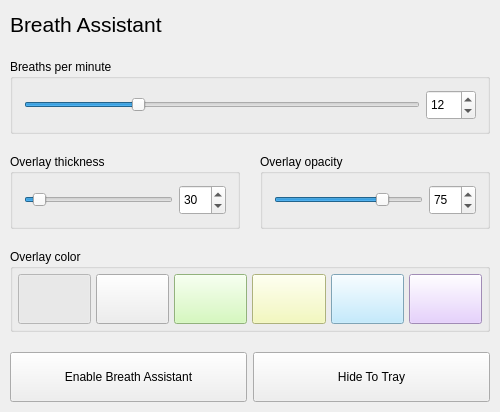
<?xml version="1.0" encoding="UTF-8"?>
<ui version="4.0">
 <class>MainWindow</class>
 <widget class="QMainWindow" name="MainWindow">
  <property name="geometry">
   <rect>
    <x>0</x>
    <y>0</y>
    <width>500</width>
    <height>412</height>
   </rect>
  </property>
  <property name="minimumSize">
   <size>
    <width>500</width>
    <height>412</height>
   </size>
  </property>
  <property name="maximumSize">
   <size>
    <width>500</width>
    <height>412</height>
   </size>
  </property>
  <property name="windowTitle">
   <string>Breath Assistant</string>
  </property>
  <widget class="QWidget" name="centralWidget">
   <layout class="QVBoxLayout" name="verticalLayout">
    <property name="spacing">
     <number>20</number>
    </property>
    <property name="leftMargin">
     <number>10</number>
    </property>
    <property name="topMargin">
     <number>10</number>
    </property>
    <property name="rightMargin">
     <number>10</number>
    </property>
    <property name="bottomMargin">
     <number>10</number>
    </property>
    <item>
     <widget class="QLabel" name="mainHeader">
      <property name="sizePolicy">
       <sizepolicy hsizetype="Preferred" vsizetype="Preferred">
        <horstretch>0</horstretch>
        <verstretch>0</verstretch>
       </sizepolicy>
      </property>
      <property name="font">
       <font>
        <pointsize>16</pointsize>
       </font>
      </property>
      <property name="text">
       <string>Breath Assistant</string>
      </property>
     </widget>
    </item>
    <item>
     <widget class="QGroupBox" name="breathRateGroupBox">
      <property name="title">
       <string>Breaths per minute</string>
      </property>
      <layout class="QHBoxLayout" name="horizontalLayout_3">
       <item>
        <widget class="QSlider" name="breathRateSlider">
         <property name="minimumSize">
          <size>
           <width>0</width>
           <height>30</height>
          </size>
         </property>
         <property name="minimum">
          <number>5</number>
         </property>
         <property name="maximum">
          <number>30</number>
         </property>
         <property name="pageStep">
          <number>1</number>
         </property>
         <property name="value">
          <number>12</number>
         </property>
         <property name="orientation">
          <enum>Qt::Horizontal</enum>
         </property>
        </widget>
       </item>
       <item>
        <widget class="QSpinBox" name="breathRateSpinBox">
         <property name="minimumSize">
          <size>
           <width>50</width>
           <height>30</height>
          </size>
         </property>
         <property name="minimum">
          <number>5</number>
         </property>
         <property name="maximum">
          <number>30</number>
         </property>
         <property name="value">
          <number>12</number>
         </property>
        </widget>
       </item>
      </layout>
     </widget>
    </item>
    <item>
     <layout class="QHBoxLayout" name="overlayControlsLayout">
      <property name="spacing">
       <number>20</number>
      </property>
      <item>
       <widget class="QGroupBox" name="overlayThicknessGroupBox">
        <property name="title">
         <string>Overlay thickness</string>
        </property>
        <layout class="QHBoxLayout" name="horizontalLayout_5">
         <item>
          <widget class="QSlider" name="overlayThicknessSlider">
           <property name="minimumSize">
            <size>
             <width>0</width>
             <height>30</height>
            </size>
           </property>
           <property name="minimum">
            <number>0</number>
           </property>
           <property name="maximum">
            <number>500</number>
           </property>
           <property name="singleStep">
            <number>5</number>
           </property>
           <property name="pageStep">
            <number>5</number>
           </property>
           <property name="value">
            <number>30</number>
           </property>
           <property name="orientation">
            <enum>Qt::Horizontal</enum>
           </property>
          </widget>
         </item>
         <item>
          <widget class="QSpinBox" name="overlayThicknessSpinBox">
           <property name="minimumSize">
            <size>
             <width>0</width>
             <height>30</height>
            </size>
           </property>
           <property name="maximum">
            <number>500</number>
           </property>
           <property name="singleStep">
            <number>10</number>
           </property>
           <property name="value">
            <number>30</number>
           </property>
          </widget>
         </item>
        </layout>
       </widget>
      </item>
      <item>
       <widget class="QGroupBox" name="overlayOpacityGroupBox">
        <property name="title">
         <string>Overlay opacity</string>
        </property>
        <layout class="QHBoxLayout" name="horizontalLayout_6">
         <item>
          <widget class="QSlider" name="overlayOpacitySlider">
           <property name="minimumSize">
            <size>
             <width>0</width>
             <height>30</height>
            </size>
           </property>
           <property name="minimum">
            <number>0</number>
           </property>
           <property name="maximum">
            <number>100</number>
           </property>
           <property name="singleStep">
            <number>5</number>
           </property>
           <property name="pageStep">
            <number>5</number>
           </property>
           <property name="value">
            <number>75</number>
           </property>
           <property name="orientation">
            <enum>Qt::Horizontal</enum>
           </property>
          </widget>
         </item>
         <item>
          <widget class="QSpinBox" name="overlayOpacitySpinBox">
           <property name="minimumSize">
            <size>
             <width>0</width>
             <height>30</height>
            </size>
           </property>
           <property name="maximum">
            <number>100</number>
           </property>
           <property name="singleStep">
            <number>5</number>
           </property>
           <property name="value">
            <number>75</number>
           </property>
          </widget>
         </item>
        </layout>
       </widget>
      </item>
     </layout>
    </item>
    <item>
     <widget class="QGroupBox" name="overlayColorGroupBox">
      <property name="title">
       <string>Overlay color</string>
      </property>
      <layout class="QHBoxLayout" name="horizontalLayout">
       <property name="spacing">
        <number>5</number>
       </property>
       <property name="leftMargin">
        <number>5</number>
       </property>
       <property name="topMargin">
        <number>5</number>
       </property>
       <property name="rightMargin">
        <number>5</number>
       </property>
       <property name="bottomMargin">
        <number>5</number>
       </property>
       <item>
        <widget class="QPushButton" name="overlayColorButtonWhite">
         <property name="minimumSize">
          <size>
           <width>0</width>
           <height>50</height>
          </size>
         </property>
         <property name="styleSheet">
          <string notr="true">background-color: #ffffff;</string>
         </property>
         <property name="text">
          <string/>
         </property>
         <property name="checkable">
          <bool>true</bool>
         </property>
         <property name="checked">
          <bool>true</bool>
         </property>
         <attribute name="buttonGroup">
          <string notr="true">overlayColorButtonGroup</string>
         </attribute>
        </widget>
       </item>
       <item>
        <widget class="QPushButton" name="overlayColorButtonGrey">
         <property name="minimumSize">
          <size>
           <width>0</width>
           <height>50</height>
          </size>
         </property>
         <property name="styleSheet">
          <string notr="true">background-color: #eeeeee;</string>
         </property>
         <property name="text">
          <string/>
         </property>
         <property name="checkable">
          <bool>true</bool>
         </property>
         <attribute name="buttonGroup">
          <string notr="true">overlayColorButtonGroup</string>
         </attribute>
        </widget>
       </item>
       <item>
        <widget class="QPushButton" name="overlayColorButtonGreen">
         <property name="minimumSize">
          <size>
           <width>0</width>
           <height>50</height>
          </size>
         </property>
         <property name="styleSheet">
          <string notr="true">background-color: #ccf9ae;</string>
         </property>
         <property name="text">
          <string/>
         </property>
         <property name="checkable">
          <bool>true</bool>
         </property>
         <attribute name="buttonGroup">
          <string notr="true">overlayColorButtonGroup</string>
         </attribute>
        </widget>
       </item>
       <item>
        <widget class="QPushButton" name="overlayColorButtonYellow">
         <property name="minimumSize">
          <size>
           <width>0</width>
           <height>50</height>
          </size>
         </property>
         <property name="styleSheet">
          <string notr="true">background-color: #f2f9ae;</string>
         </property>
         <property name="text">
          <string/>
         </property>
         <property name="checkable">
          <bool>true</bool>
         </property>
         <attribute name="buttonGroup">
          <string notr="true">overlayColorButtonGroup</string>
         </attribute>
        </widget>
       </item>
       <item>
        <widget class="QPushButton" name="overlayColorButtonBlue">
         <property name="minimumSize">
          <size>
           <width>0</width>
           <height>50</height>
          </size>
         </property>
         <property name="styleSheet">
          <string notr="true">background-color: #b2e6ff;</string>
         </property>
         <property name="text">
          <string/>
         </property>
         <property name="checkable">
          <bool>true</bool>
         </property>
         <attribute name="buttonGroup">
          <string notr="true">overlayColorButtonGroup</string>
         </attribute>
        </widget>
       </item>
       <item>
        <widget class="QPushButton" name="overlayColorButtonPurple">
         <property name="minimumSize">
          <size>
           <width>0</width>
           <height>50</height>
          </size>
         </property>
         <property name="styleSheet">
          <string notr="true">background-color: #e1c4ff;</string>
         </property>
         <property name="text">
          <string/>
         </property>
         <property name="checkable">
          <bool>true</bool>
         </property>
         <attribute name="buttonGroup">
          <string notr="true">overlayColorButtonGroup</string>
         </attribute>
        </widget>
       </item>
      </layout>
     </widget>
    </item>
    <item>
     <layout class="QHBoxLayout" name="assistantControlsLayout">
      <item>
       <widget class="QPushButton" name="overlayToggleButton">
        <property name="minimumSize">
         <size>
          <width>0</width>
          <height>50</height>
         </size>
        </property>
        <property name="text">
         <string>Enable Breath Assistant</string>
        </property>
        <property name="checkable">
         <bool>true</bool>
        </property>
       </widget>
      </item>
      <item>
       <widget class="QPushButton" name="hideToTrayButton">
        <property name="minimumSize">
         <size>
          <width>0</width>
          <height>50</height>
         </size>
        </property>
        <property name="text">
         <string>Hide To Tray</string>
        </property>
       </widget>
      </item>
     </layout>
    </item>
   </layout>
   <zorder>breathRateGroupBox</zorder>
   <zorder>mainHeader</zorder>
   <zorder>overlayColorGroupBox</zorder>
  </widget>
 </widget>
 <layoutdefault spacing="6" margin="11"/>
 <resources/>
 <connections>
  <connection>
   <sender>breathRateSlider</sender>
   <signal>valueChanged(int)</signal>
   <receiver>breathRateSpinBox</receiver>
   <slot>setValue(int)</slot>
   <hints>
    <hint type="sourcelabel">
     <x>228</x>
     <y>151</y>
    </hint>
    <hint type="destinationlabel">
     <x>478</x>
     <y>151</y>
    </hint>
   </hints>
  </connection>
  <connection>
   <sender>breathRateSpinBox</sender>
   <signal>valueChanged(int)</signal>
   <receiver>breathRateSlider</receiver>
   <slot>setValue(int)</slot>
   <hints>
    <hint type="sourcelabel">
     <x>478</x>
     <y>151</y>
    </hint>
    <hint type="destinationlabel">
     <x>228</x>
     <y>151</y>
    </hint>
   </hints>
  </connection>
  <connection>
   <sender>overlayOpacitySlider</sender>
   <signal>valueChanged(int)</signal>
   <receiver>overlayOpacitySpinBox</receiver>
   <slot>setValue(int)</slot>
   <hints>
    <hint type="sourcelabel">
     <x>348</x>
     <y>188</y>
    </hint>
    <hint type="destinationlabel">
     <x>455</x>
     <y>188</y>
    </hint>
   </hints>
  </connection>
  <connection>
   <sender>overlayOpacitySpinBox</sender>
   <signal>valueChanged(int)</signal>
   <receiver>overlayOpacitySlider</receiver>
   <slot>setValue(int)</slot>
   <hints>
    <hint type="sourcelabel">
     <x>455</x>
     <y>188</y>
    </hint>
    <hint type="destinationlabel">
     <x>348</x>
     <y>188</y>
    </hint>
   </hints>
  </connection>
  <connection>
   <sender>overlayThicknessSlider</sender>
   <signal>valueChanged(int)</signal>
   <receiver>overlayThicknessSpinBox</receiver>
   <slot>setValue(int)</slot>
   <hints>
    <hint type="sourcelabel">
     <x>94</x>
     <y>188</y>
    </hint>
    <hint type="destinationlabel">
     <x>201</x>
     <y>188</y>
    </hint>
   </hints>
  </connection>
  <connection>
   <sender>overlayThicknessSpinBox</sender>
   <signal>valueChanged(int)</signal>
   <receiver>overlayThicknessSlider</receiver>
   <slot>setValue(int)</slot>
   <hints>
    <hint type="sourcelabel">
     <x>201</x>
     <y>188</y>
    </hint>
    <hint type="destinationlabel">
     <x>94</x>
     <y>188</y>
    </hint>
   </hints>
  </connection>
 </connections>
 <buttongroups>
  <buttongroup name="overlayColorButtonGroup"/>
 </buttongroups>
</ui>
